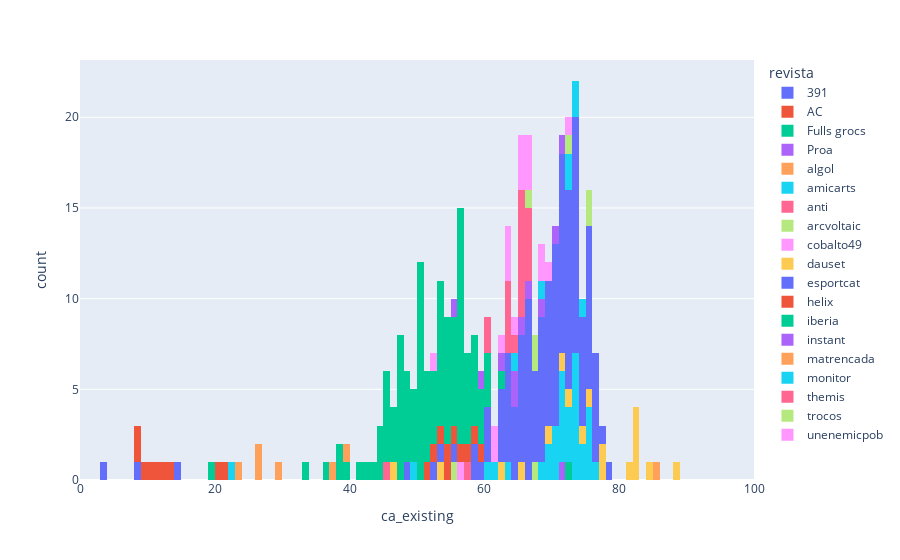

Write notebook code for a chart like this one.
### Code cell
catalan_rows = ["ca" in r for r in results["idiomes"]]
px.histogram(results[catalan_rows], x="ca_existing", nbins=101, range_x=(0,100), color="revista")

### Figure 1 — Plotly figure (JSON) as saved in the notebook; plotly's stock layout.template omitted (floating-point values rounded to 4 significant figures; data arrays with more than 128 entries replaced by an {"elided": "..."} marker saying what was removed)
{"data": [{"alignmentgroup": "True", "bingroup": "x", "hovertemplate": "revista=391<br>ca_existing=%{x}<br>count=%{y}<extra></extra>", "legendgroup": "391", "marker": {"color": "#636efa", "pattern": {"shape": ""}}, "name": "391", "nbinsx": 101, "offsetgroup": "391", "orientation": "v", "showlegend": true, "type": "histogram", "x": [3.47, 14.06, 8.7], "xaxis": "x", "yaxis": "y"}, {"alignmentgroup": "True", "bingroup": "x", "hovertemplate": "revista=AC<br>ca_existing=%{x}<br>count=%{y}<extra></extra>", "legendgroup": "AC", "marker": {"color": "#EF553B", "pattern": {"shape": ""}}, "name": "AC", "nbinsx": 101, "offsetgroup": "AC", "orientation": "v", "showlegend": true, "type": "histogram", "x": [8.89, 12.71, 8.74, 10.59, 13.71, 11.48, 9.77, 20.47, 21.01], "xaxis": "x", "yaxis": "y"}, {"alignmentgroup": "True", "bingroup": "x", "hovertemplate": "revista=Fulls grocs<br>ca_existing=%{x}<br>count=%{y}<extra></extra>", "legendgroup": "Fulls grocs", "marker": {"color": "#00cc96", "pattern": {"shape": ""}}, "name": "Fulls grocs", "nbinsx": 101, "offsetgroup": "Fulls grocs", "orientation": "v", "showlegend": true, "type": "histogram", "x": [72.94], "xaxis": "x", "yaxis": "y"}, {"alignmentgroup": "True", "bingroup": "x", "hovertemplate": "revista=Proa<br>ca_existing=%{x}<br>count=%{y}<extra></extra>", "legendgroup": "Proa", "marker": {"color": "#ab63fa", "pattern": {"shape": ""}}, "name": "Proa", "nbinsx": 101, "offsetgroup": "Proa", "orientation": "v", "showlegend": true, "type": "histogram", "x": [71.72], "xaxis": "x", "yaxis": "y"}, {"alignmentgroup": "True", "bingroup": "x", "hovertemplate": "revista=algol<br>ca_existing=%{x}<br>count=%{y}<extra></extra>", "legendgroup": "algol", "marker": {"color": "#FFA15A", "pattern": {"shape": ""}}, "name": "algol", "nbinsx": 101, "offsetgroup": "algol", "orientation": "v", "showlegend": true, "type": "histogram", "x": [85.25], "xaxis": "x", "yaxis": "y"}, {"alignmentgroup": "True", "bingroup": "x", "hovertemplate": "revista=amicarts<br>ca_existing=%{x}<br>count=%{y}<extra></extra>", "legendgroup": "amicarts", "marker": {"color": "#19d3f3", "pattern": {"shape": ""}}, "name": "amicarts", "nbinsx": 101, "offsetgroup": "amicarts", "orientation": "v", "showlegend": true, "type": "histogram", "x": [75.03, 76.2, 72.81, 75.73, 75.52, 74.3, 69.89, 74.79, 68.34, 72.78, 71.34, 70.58, 73.41, 70.59, 69.24, 73.31, 60.23, 71.3, 73.21, 75.42, 49.88, 73.9, 70.29, 71.66, 73.86, 71.66, 71.46, 72.07, 73.54, 63.96, 73.7], "xaxis": "x", "yaxis": "y"}, {"alignmentgroup": "True", "bingroup": "x", "hovertemplate": "revista=anti<br>ca_existing=%{x}<br>count=%{y}<extra></extra>", "legendgroup": "anti", "marker": {"color": "#FF6692", "pattern": {"shape": ""}}, "name": "anti", "nbinsx": 101, "offsetgroup": "anti", "orientation": "v", "showlegend": true, "type": "histogram", "x": [57.3, 45.45], "xaxis": "x", "yaxis": "y"}, {"alignmentgroup": "True", "bingroup": "x", "hovertemplate": "revista=arcvoltaic<br>ca_existing=%{x}<br>count=%{y}<extra></extra>", "legendgroup": "arcvoltaic", "marker": {"color": "#B6E880", "pattern": {"shape": ""}}, "name": "arcvoltaic", "nbinsx": 101, "offsetgroup": "arcvoltaic", "orientation": "v", "showlegend": true, "type": "histogram", "x": [55.96, 67.73], "xaxis": "x", "yaxis": "y"}, {"alignmentgroup": "True", "bingroup": "x", "hovertemplate": "revista=cobalto49<br>ca_existing=%{x}<br>count=%{y}<extra></extra>", "legendgroup": "cobalto49", "marker": {"color": "#FF97FF", "pattern": {"shape": ""}}, "name": "cobalto49", "nbinsx": 101, "offsetgroup": "cobalto49", "orientation": "v", "showlegend": true, "type": "histogram", "x": [56.41], "xaxis": "x", "yaxis": "y"}, {"alignmentgroup": "True", "bingroup": "x", "hovertemplate": "revista=dauset<br>ca_existing=%{x}<br>count=%{y}<extra></extra>", "legendgroup": "dauset", "marker": {"color": "#FECB52", "pattern": {"shape": ""}}, "name": "dauset", "nbinsx": 101, "offsetgroup": "dauset", "orientation": "v", "showlegend": true, "type": "histogram", "x": [82.76, 72.62, 75.79, 82.83, 82.22, 74.19, 46.15, 82.29, 77.59, 88.32, 71.43, 69.58, 62.5, 77.36, 65.41, 81.47, 53.64, 84.9], "xaxis": "x", "yaxis": "y"}, {"alignmentgroup": "True", "bingroup": "x", "hovertemplate": "revista=esportcat<br>ca_existing=%{x}<br>count=%{y}<extra></extra>", "legendgroup": "esportcat", "marker": {"color": "#636efa", "pattern": {"shape": ""}}, "name": "esportcat", "nbinsx": 101, "offsetgroup": "esportcat", "orientation": "v", "showlegend": true, "type": "histogram", "x": {"elided": "130 float values"}, "xaxis": "x", "yaxis": "y"}, {"alignmentgroup": "True", "bingroup": "x", "hovertemplate": "revista=helix<br>ca_existing=%{x}<br>count=%{y}<extra></extra>", "legendgroup": "helix", "marker": {"color": "#EF553B", "pattern": {"shape": ""}}, "name": "helix", "nbinsx": 101, "offsetgroup": "helix", "orientation": "v", "showlegend": true, "type": "histogram", "x": [51.68, 57.86, 55.04, 59.73, 54.65, 52.85, 58.62, 56.04, 54.79, 53.26], "xaxis": "x", "yaxis": "y"}, {"alignmentgroup": "True", "bingroup": "x", "hovertemplate": "revista=iberia<br>ca_existing=%{x}<br>count=%{y}<extra></extra>", "legendgroup": "iberia", "marker": {"color": "#00cc96", "pattern": {"shape": ""}}, "name": "iberia", "nbinsx": 101, "offsetgroup": "iberia", "orientation": "v", "showlegend": true, "type": "histogram", "x": [62.08, 58.9, 55.56, 53.82, 56.24, 50.48, 51.68, 56.33, 47.08, 55.86, 45.5, 54.46, 53.82, 53.38, 38.77, 33.33, 41.74, 50.68, 52.05, 43.71, 56.4, 44.64, 56.01, 50.59, 48.25, 50.26, 52.77, 50.55, 44.39, 49.54, 54.52, 51.24, 50.3, 60.12, 49.91, 50.82, 56.25, 51.01, 47.75, 48.59, 57.51, 58.16, 47.4, 19.46, 56.41, 53, 50.46, 54.19, 48.38, 50.1, 51.78, 45.81, 59.03, 49.63, 47.26, 56.44, 53.14, 54.35, 53.39, 46.03, 52.92, 54.52, 56.9, 57.21, 56.02, 54.18, 45.44, 54.07, 52.07, 50.76, 47.76, 51.07, 59.48, 46.1, 55.5, 36.1, 47.69, 42.14, 46.1, 39.61, 47.34, 48.94, 48.78, 55.12, 50.57, 45, 49.04, 50.33, 56.47, 44.37, 45.48, 47.36, 38.86, 53.31, 58.84, 57.34, 53.55, 59.29, 58.8, 55.81, 60.57, 58.57, 56.23, 56.69, 55.28, 57.93, 60.12, 56.36, 57.97], "xaxis": "x", "yaxis": "y"}, {"alignmentgroup": "True", "bingroup": "x", "hovertemplate": "revista=instant<br>ca_existing=%{x}<br>count=%{y}<extra></extra>", "legendgroup": "instant", "marker": {"color": "#ab63fa", "pattern": {"shape": ""}}, "name": "instant", "nbinsx": 101, "offsetgroup": "instant", "orientation": "v", "showlegend": true, "type": "histogram", "x": [59.57, 62.96, 66.52, 55.05, 64.72, 70.18, 64.11, 71.04, 65.79, 68.16], "xaxis": "x", "yaxis": "y"}, {"alignmentgroup": "True", "bingroup": "x", "hovertemplate": "revista=matrencada<br>ca_existing=%{x}<br>count=%{y}<extra></extra>", "legendgroup": "matrencada", "marker": {"color": "#FFA15A", "pattern": {"shape": ""}}, "name": "matrencada", "nbinsx": 101, "offsetgroup": "matrencada", "orientation": "v", "showlegend": true, "type": "histogram", "x": [37.67, 26.26, 26.76, 39.45, 23.38, 29.14], "xaxis": "x", "yaxis": "y"}, {"alignmentgroup": "True", "bingroup": "x", "hovertemplate": "revista=monitor<br>ca_existing=%{x}<br>count=%{y}<extra></extra>", "legendgroup": "monitor", "marker": {"color": "#19d3f3", "pattern": {"shape": ""}}, "name": "monitor", "nbinsx": 101, "offsetgroup": "monitor", "orientation": "v", "showlegend": true, "type": "histogram", "x": [68.94, 72.29, 73.23, 73.82, 74.98, 72.16, 61.43, 64.66, 22.2], "xaxis": "x", "yaxis": "y"}, {"alignmentgroup": "True", "bingroup": "x", "hovertemplate": "revista=themis<br>ca_existing=%{x}<br>count=%{y}<extra></extra>", "legendgroup": "themis", "marker": {"color": "#FF6692", "pattern": {"shape": ""}}, "name": "themis", "nbinsx": 101, "offsetgroup": "themis", "orientation": "v", "showlegend": true, "type": "histogram", "x": [63.75, 65.18, 66.35, 65.75, 65.99, 65.56, 66.8, 65.85, 64.76, 66.93, 63.81, 65.73, 60.57, 60.56, 63.06, 66, 65.91, 63.27], "xaxis": "x", "yaxis": "y"}, {"alignmentgroup": "True", "bingroup": "x", "hovertemplate": "revista=trocos<br>ca_existing=%{x}<br>count=%{y}<extra></extra>", "legendgroup": "trocos", "marker": {"color": "#B6E880", "pattern": {"shape": ""}}, "name": "trocos", "nbinsx": 101, "offsetgroup": "trocos", "orientation": "v", "showlegend": true, "type": "histogram", "x": [72.65, 67.98, 67.12, 66.52, 75.96, 75.3], "xaxis": "x", "yaxis": "y"}, {"alignmentgroup": "True", "bingroup": "x", "hovertemplate": "revista=unenemicpob<br>ca_existing=%{x}<br>count=%{y}<extra></extra>", "legendgroup": "unenemicpob", "marker": {"color": "#FF97FF", "pattern": {"shape": ""}}, "name": "unenemicpob", "nbinsx": 101, "offsetgroup": "unenemicpob", "orientation": "v", "showlegend": true, "type": "histogram", "x": [63.81, 65.15, 66.47, 72.61, 65.27, 68.35, 64.5, 63.33, 61.08, 52.43, 63.25, 68.53, 61.95, 69.25, 62.4, 66.57, 65.87, 66.58], "xaxis": "x", "yaxis": "y"}], "layout": {"barmode": "relative", "legend": {"title": {"text": "revista"}, "tracegroupgap": 0}, "margin": {"t": 60}, "xaxis": {"anchor": "y", "domain": [0, 1], "range": [0, 100], "title": {"text": "ca_existing"}}, "yaxis": {"anchor": "x", "domain": [0, 1], "title": {"text": "count"}}}}
